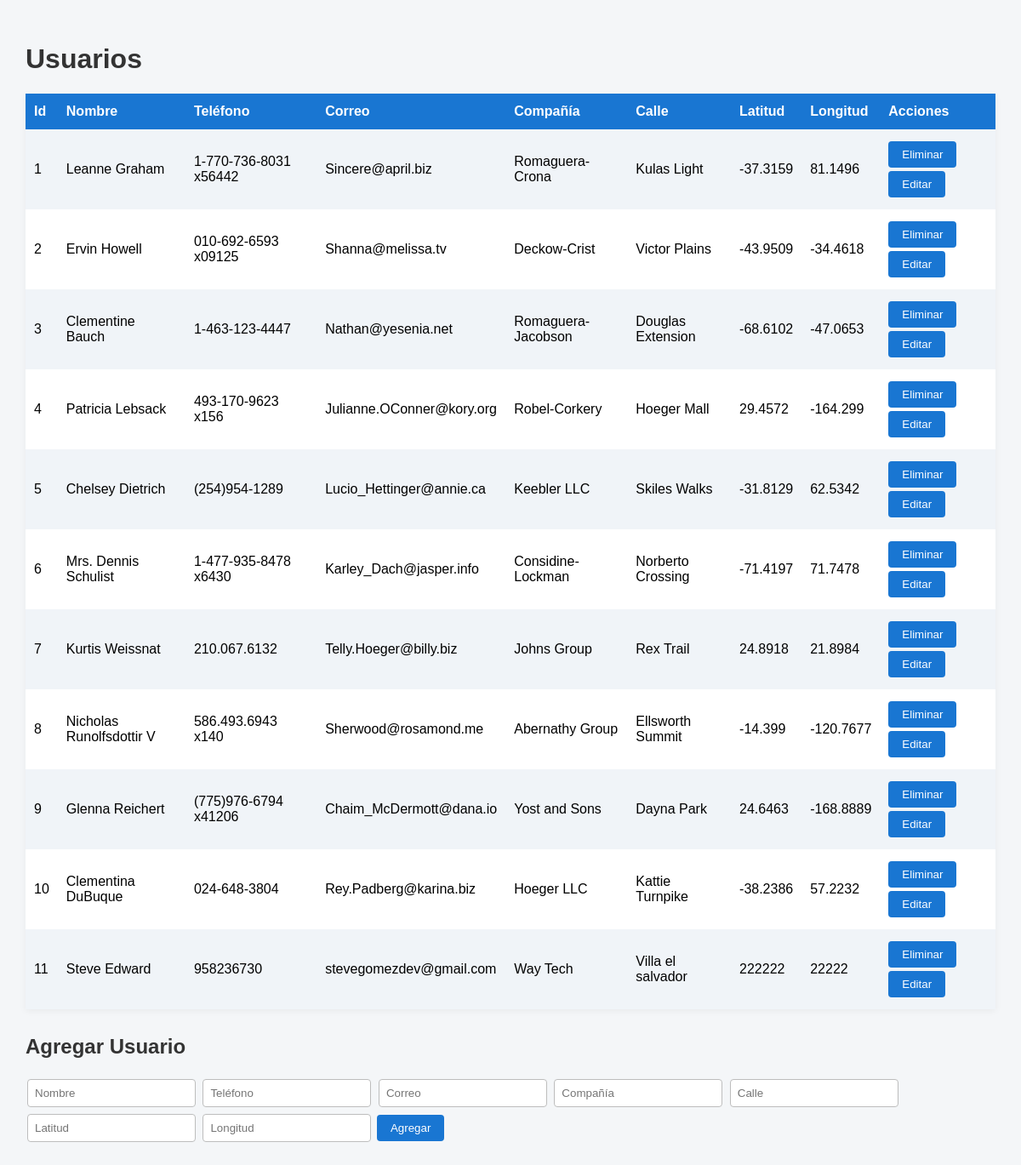
The page / on the database its author committed.
### tables this page shows
CREATE TABLE Usuarios (
    Id INTEGER PRIMARY KEY AUTOINCREMENT,
    Nombre TEXT NOT NULL,
    Telefono TEXT NOT NULL,
    Correo TEXT NOT NULL,
    Compañia TEXT NOT NULL,
    Calle TEXT NOT NULL,
    Latitud REAL NOT NULL,
    Longitud REAL NOT NULL
);

### crud.php (called while the page is built, shortened)
<?php
function obtenerUsuarios() {
    $db = conectar();
    return $db->query("SELECT * FROM Usuarios")->fetchAll(PDO::FETCH_ASSOC);
}
?>

### index.php (the view, shortened to what this page needs)
<?php
include 'crud.php';
$usuarios = obtenerUsuarios();
?>
<!DOCTYPE html>
<html>
<head>
</head>
<body>
    <h1>Usuarios</h1>
    <table>
        <tr>
            <th>Id</th><th>Nombre</th><th>Teléfono</th><th>Correo</th><th>Compañía</th><th>Calle</th><th>Latitud</th><th>Longitud</th><th>Acciones</th>
        </tr>
        <?php foreach ($usuarios as $usuario): ?>
            <tr>
                <td><?= $usuario['Id'] ?></td>
                <td><?= htmlspecialchars($usuario['Nombre']) ?></td>
                <td><?= htmlspecialchars($usuario['Telefono']) ?></td>
                <td><?= htmlspecialchars($usuario['Correo']) ?></td>
                <td><?= htmlspecialchars($usuario['Compañia']) ?></td>
                <td><?= htmlspecialchars($usuario['Calle']) ?></td>
                <td><?= htmlspecialchars($usuario['Latitud']) ?></td>
                <td><?= htmlspecialchars($usuario['Longitud']) ?></td>
                <td class="acciones">
                    <form method="post" style="display:inline;">
                        <input type="submit" name="eliminar" value="Eliminar">
                    </form>
                    <form method="get" action="editar.php" style="display:inline;">
                        <input type="submit" value="Editar">
                    </form>
                </td>
            </tr>
        <?php endforeach; ?>
    </table>
    <h2>Agregar Usuario</h2>
    <form method="post">
        <input type="text" name="nombre" placeholder="Nombre" required>
        <input type="text" name="telefono" placeholder="Teléfono" required>
        <input type="email" name="correo" placeholder="Correo" required>
        <input type="text" name="compania" placeholder="Compañía" required>
        <input type="text" name="calle" placeholder="Calle" required>
        <input type="number" step="any" name="latitud" placeholder="Latitud" required>
        <input type="number" step="any" name="longitud" placeholder="Longitud" required>
        <input type="submit" name="agregar" value="Agregar">
    </form>
</body>
</html>

### index.php (style rules this page uses)
body { font-family: Arial, Helvetica, sans-serif; background: #f4f6f8; margin: 0; padding: 30px; }
h1, h2 { color: #333; }
table { border-collapse: collapse; width: 100%; background: #fff; box-shadow: 0 2px 8px rgba(0,0,0,0.05); margin-bottom: 30px; }
th, td { padding: 12px 10px; text-align: left; }
th { background: #1976d2; color: #fff; }
tr:nth-child(even) { background: #f0f4f8; }
form { margin: 0; }
input[type="text"], input[type="email"], input[type="number"] { padding: 8px; margin: 4px 2px; border: 1px solid #bdbdbd; border-radius: 4px; width: 180px; }
input[type="submit"] { background: #1976d2; color: #fff; border: none; padding: 8px 16px; border-radius: 4px; cursor: pointer; margin: 2px 0; transition: background 0.2s; }
.acciones form { display: inline-block; }

### rows shown on the page
usuarios: Id "1", Nombre "Leanne Graham", Telefono "1-770-736-8031 x56442", Correo "Sincere@april.biz", Compañia "Romaguera-Crona", Calle "Kulas Light", Latitud "-37.3159", Longitud "81.1496"
usuarios: Id "2", Nombre "Ervin Howell", Telefono "010-692-6593 x09125", Correo "Shanna@melissa.tv", Compañia "Deckow-Crist", Calle "Victor Plains", Latitud "-43.9509", Longitud "-34.4618"
usuarios: Id "3", Nombre "Clementine Bauch", Telefono "1-463-123-4447", Correo "Nathan@yesenia.net", Compañia "Romaguera-Jacobson", Calle "Douglas Extension", Latitud "-68.6102", Longitud "-47.0653"
usuarios: Id "4", Nombre "Patricia Lebsack", Telefono "493-170-9623 x156", Correo "Julianne.OConner@kory.org", Compañia "Robel-Corkery", Calle "Hoeger Mall", Latitud "29.4572", Longitud "-164.299"
usuarios: Id "5", Nombre "Chelsey Dietrich", Telefono "(254)954-1289", Correo "Lucio_Hettinger@annie.ca", Compañia "Keebler LLC", Calle "Skiles Walks", Latitud "-31.8129", Longitud "62.5342"
usuarios: Id "6", Nombre "Mrs. Dennis Schulist", Telefono "1-477-935-8478 x6430", Correo "Karley_Dach@jasper.info", Compañia "Considine-Lockman", Calle "Norberto Crossing", Latitud "-71.4197", Longitud "71.7478"
usuarios: Id "7", Nombre "Kurtis Weissnat", Telefono "210.067.6132", Correo "Telly.Hoeger@billy.biz", Compañia "Johns Group", Calle "Rex Trail", Latitud "24.8918", Longitud "21.8984"
usuarios: Id "8", Nombre "Nicholas Runolfsdottir V", Telefono "586.493.6943 x140", Correo "Sherwood@rosamond.me", Compañia "Abernathy Group", Calle "Ellsworth Summit", Latitud "-14.399", Longitud "-120.7677"
usuarios: Id "9", Nombre "Glenna Reichert", Telefono "(775)976-6794 x41206", Correo "Chaim_McDermott@dana.io", Compañia "Yost and Sons", Calle "Dayna Park", Latitud "24.6463", Longitud "-168.8889"
usuarios: Id "10", Nombre "Clementina DuBuque", Telefono "024-648-3804", Correo "Rey.Padberg@karina.biz", Compañia "Hoeger LLC", Calle "Kattie Turnpike", Latitud "-38.2386", Longitud "57.2232"
usuarios: Id "11", Nombre "Steve Edward", Telefono "958236730", Correo "stevegomezdev@gmail.com", Compañia "Way Tech", Calle "Villa el salvador", Latitud "222222", Longitud "22222"
